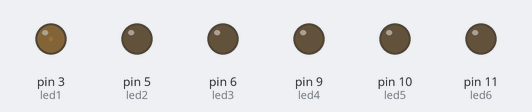
The sketch below on a simulated Arduino Uno, built with avr-gcc and run on an emulated ATmega328P. On the bench: output pins drawn as LEDs (lit = HIGH).

Above: at 0.05 s.
At 2.25 s:
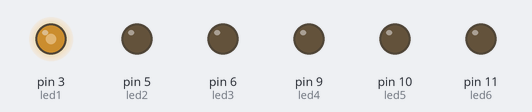
At 4.45 s:
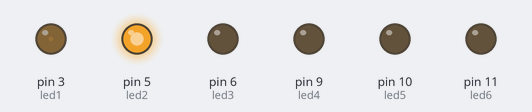
At 8.85 s:
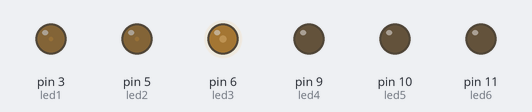
At 13.45 s:
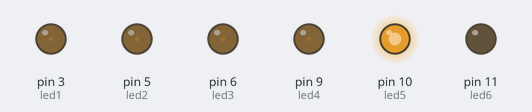
At 18.05 s:
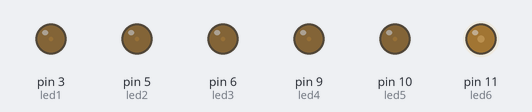
Timing chart, 0 to 23.9 s (numbered marks = the images above):
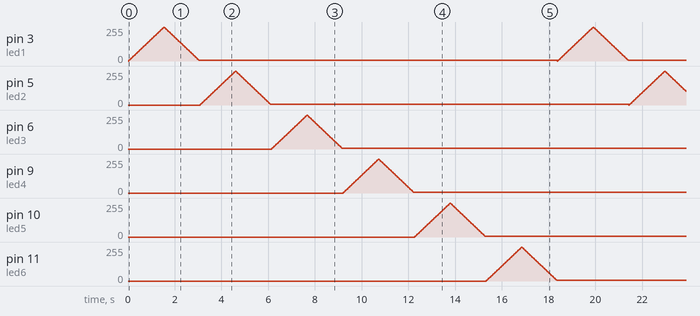

The sketch:

jellyfish_led.ino
```cpp
/*
I do this...for the jellyfish!
*/
#include <stdio.h>

int led1 = 3; // this is the pin to which LED1 is attached
int led2 = 5; // this is the pin to which LED2 is attached
int led3 = 6; // this is the pin to which LED3 is attached
int led4 = 9; // this is the pin to which LED4 is attached
int led5 = 10; // this is the pin to which LED5 is attached
int led6 = 11; // this is the pin to which LED6 is attached
int brightness = 0; // this controls how bright the LED is
int fadeAmount = 5; // this is how many points out of 255 to fade the LED by

// setup routine (runs once on reset)
void setup(){
  pinMode(led1, OUTPUT); // declare LED1 pin to be an output
  pinMode(led2, OUTPUT); // declare LED2 pin to be an output
  pinMode(led3, OUTPUT); // declare LED3 pin to be an output
  pinMode(led4, OUTPUT); // declare LED4 pin to be an output
  pinMode(led5, OUTPUT); // declare LED5 pin to be an output
  pinMode(led6, OUTPUT); // declare LED6 pin to be an output
}

// the loop runs forever after the setup
void loop(){
  blink(led1);
  blink(led2);
  blink(led3);
  blink(led4);
  blink(led5);
  blink(led6);
}

void blink(int pin){
  while (1 == 1){
    analogWrite(pin, brightness); // send current to pin at PWM level
    brightness = brightness + fadeAmount; // increase brightness by increment
    //if brightness hits max (255) or min (0), reverse direction of fade increment
    if (brightness == 0 || brightness == 255){
      fadeAmount = -fadeAmount;
    }
    delay(30); // wait 30 ms before changing brightness again (33 bfps)
    if (brightness < 5){
      break;
    }
  }
}
```
